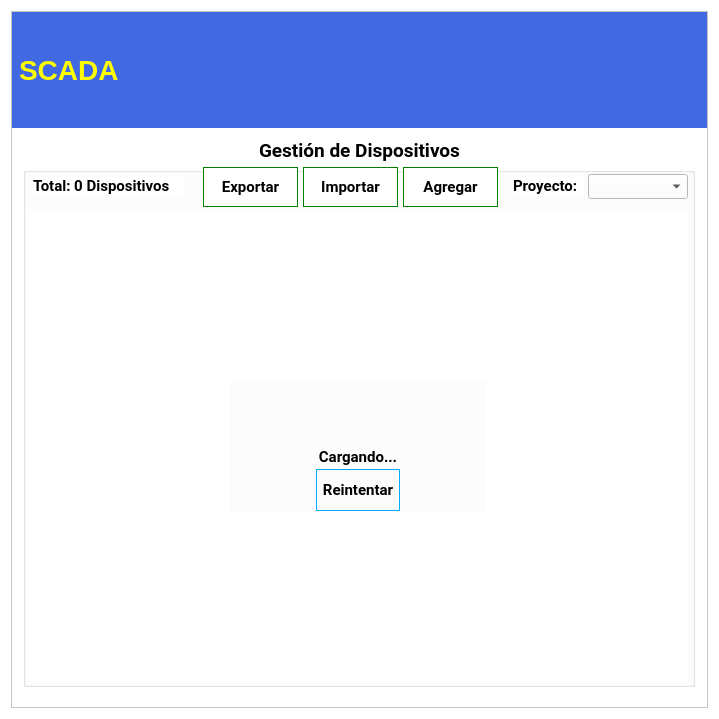
<?xml version="1.0" encoding="UTF-8"?>
<ui version="4.0">
 <class>DispositvoModal</class>
 <widget class="QWidget" name="DispositvoModal">
  <property name="windowModality">
   <enum>Qt::WindowModal</enum>
  </property>
  <property name="geometry">
   <rect>
    <x>0</x>
    <y>0</y>
    <width>719</width>
    <height>719</height>
   </rect>
  </property>
  <property name="sizePolicy">
   <sizepolicy hsizetype="Preferred" vsizetype="Maximum">
    <horstretch>0</horstretch>
    <verstretch>0</verstretch>
   </sizepolicy>
  </property>
  <property name="minimumSize">
   <size>
    <width>480</width>
    <height>620</height>
   </size>
  </property>
  <property name="font">
   <font>
    <family>Noto Serif</family>
    <pointsize>11</pointsize>
    <weight>75</weight>
    <bold>true</bold>
   </font>
  </property>
  <property name="contextMenuPolicy">
   <enum>Qt::NoContextMenu</enum>
  </property>
  <property name="windowTitle">
   <string>Sistema SCADA</string>
  </property>
  <property name="windowIcon">
   <iconset>
    <normaloff>../../../../../.designer/if_16_1751363.ico</normaloff>../../../../../.designer/if_16_1751363.ico</iconset>
  </property>
  <property name="styleSheet">
   <string notr="true">background-color: rgb(255, 255, 255);</string>
  </property>
  <property name="inputMethodHints">
   <set>Qt::ImhSensitiveData</set>
  </property>
  <layout class="QVBoxLayout" name="verticalLayout">
   <item>
    <widget class="QFrame" name="MainFrame">
     <property name="minimumSize">
      <size>
       <width>360</width>
       <height>0</height>
      </size>
     </property>
     <property name="frameShape">
      <enum>QFrame::StyledPanel</enum>
     </property>
     <property name="frameShadow">
      <enum>QFrame::Raised</enum>
     </property>
     <layout class="QVBoxLayout" name="verticalLayout_2">
      <property name="spacing">
       <number>0</number>
      </property>
      <property name="leftMargin">
       <number>0</number>
      </property>
      <property name="topMargin">
       <number>0</number>
      </property>
      <property name="rightMargin">
       <number>0</number>
      </property>
      <property name="bottomMargin">
       <number>20</number>
      </property>
      <item>
       <widget class="QFrame" name="TitleFrame">
        <property name="maximumSize">
         <size>
          <width>16777215</width>
          <height>116</height>
         </size>
        </property>
        <property name="frameShape">
         <enum>QFrame::NoFrame</enum>
        </property>
        <property name="frameShadow">
         <enum>QFrame::Plain</enum>
        </property>
        <layout class="QGridLayout" name="gridLayout">
         <property name="leftMargin">
          <number>0</number>
         </property>
         <property name="topMargin">
          <number>0</number>
         </property>
         <property name="rightMargin">
          <number>0</number>
         </property>
         <property name="bottomMargin">
          <number>0</number>
         </property>
         <property name="spacing">
          <number>0</number>
         </property>
         <item row="0" column="0">
          <widget class="QLabel" name="lblUDB">
           <property name="sizePolicy">
            <sizepolicy hsizetype="Maximum" vsizetype="Maximum">
             <horstretch>0</horstretch>
             <verstretch>0</verstretch>
            </sizepolicy>
           </property>
           <property name="minimumSize">
            <size>
             <width>0</width>
             <height>116</height>
            </size>
           </property>
           <property name="maximumSize">
            <size>
             <width>16777215</width>
             <height>116</height>
            </size>
           </property>
           <property name="styleSheet">
            <string notr="true">background-color: rgb(65, 105, 225);
margin:0px;</string>
           </property>
           <property name="frameShape">
            <enum>QFrame::NoFrame</enum>
           </property>
           <property name="text">
            <string/>
           </property>
           <property name="pixmap">
            <pixmap resource="../../resources/resources.qrc">:/source/img/logo.png</pixmap>
           </property>
           <property name="alignment">
            <set>Qt::AlignRight|Qt::AlignTrailing|Qt::AlignVCenter</set>
           </property>
          </widget>
         </item>
         <item row="0" column="2">
          <widget class="QFrame" name="ExitFrame">
           <property name="sizePolicy">
            <sizepolicy hsizetype="Maximum" vsizetype="Minimum">
             <horstretch>0</horstretch>
             <verstretch>0</verstretch>
            </sizepolicy>
           </property>
           <property name="minimumSize">
            <size>
             <width>0</width>
             <height>116</height>
            </size>
           </property>
           <property name="maximumSize">
            <size>
             <width>16777215</width>
             <height>116</height>
            </size>
           </property>
           <property name="styleSheet">
            <string notr="true">background-color: rgb(65, 105, 225);</string>
           </property>
           <property name="frameShape">
            <enum>QFrame::NoFrame</enum>
           </property>
           <property name="frameShadow">
            <enum>QFrame::Plain</enum>
           </property>
           <property name="lineWidth">
            <number>0</number>
           </property>
           <layout class="QGridLayout" name="gridLayout_4">
            <property name="leftMargin">
             <number>0</number>
            </property>
            <property name="topMargin">
             <number>0</number>
            </property>
            <property name="rightMargin">
             <number>0</number>
            </property>
            <property name="bottomMargin">
             <number>0</number>
            </property>
            <property name="spacing">
             <number>0</number>
            </property>
            <item row="0" column="1">
             <widget class="QPushButton" name="btnExit">
              <property name="sizePolicy">
               <sizepolicy hsizetype="Maximum" vsizetype="Maximum">
                <horstretch>0</horstretch>
                <verstretch>0</verstretch>
               </sizepolicy>
              </property>
              <property name="maximumSize">
               <size>
                <width>32</width>
                <height>32</height>
               </size>
              </property>
              <property name="layoutDirection">
               <enum>Qt::RightToLeft</enum>
              </property>
              <property name="text">
               <string/>
              </property>
              <property name="icon">
               <iconset resource="../../resources/resources.qrc">
                <normaloff>:/source/img/Cancelar.png</normaloff>:/source/img/Cancelar.png</iconset>
              </property>
              <property name="iconSize">
               <size>
                <width>24</width>
                <height>24</height>
               </size>
              </property>
              <property name="flat">
               <bool>true</bool>
              </property>
             </widget>
            </item>
            <item row="0" column="0" rowspan="2">
             <widget class="QLabel" name="lblIIE">
              <property name="sizePolicy">
               <sizepolicy hsizetype="Maximum" vsizetype="Preferred">
                <horstretch>0</horstretch>
                <verstretch>0</verstretch>
               </sizepolicy>
              </property>
              <property name="maximumSize">
               <size>
                <width>16777215</width>
                <height>116</height>
               </size>
              </property>
              <property name="styleSheet">
               <string notr="true">background-color: rgb(65, 105, 225);
margin:0px;</string>
              </property>
              <property name="text">
               <string/>
              </property>
              <property name="pixmap">
               <pixmap resource="../../resources/resources.qrc">:/source/img/iiie.png</pixmap>
              </property>
              <property name="scaledContents">
               <bool>false</bool>
              </property>
              <property name="alignment">
               <set>Qt::AlignCenter</set>
              </property>
             </widget>
            </item>
           </layout>
          </widget>
         </item>
         <item row="0" column="1">
          <widget class="QLabel" name="lblSCADA">
           <property name="sizePolicy">
            <sizepolicy hsizetype="Minimum" vsizetype="Maximum">
             <horstretch>0</horstretch>
             <verstretch>0</verstretch>
            </sizepolicy>
           </property>
           <property name="minimumSize">
            <size>
             <width>250</width>
             <height>116</height>
            </size>
           </property>
           <property name="maximumSize">
            <size>
             <width>16777215</width>
             <height>116</height>
            </size>
           </property>
           <property name="font">
            <font>
             <pointsize>21</pointsize>
             <weight>75</weight>
             <bold>true</bold>
            </font>
           </property>
           <property name="autoFillBackground">
            <bool>false</bool>
           </property>
           <property name="styleSheet">
            <string notr="true">color: rgb(255, 255, 0);background-color: rgb(65, 105, 225);
margin:0px;</string>
           </property>
           <property name="text">
            <string>SCADA</string>
           </property>
          </widget>
         </item>
        </layout>
       </widget>
      </item>
      <item>
       <widget class="QLabel" name="lblTitle">
        <property name="sizePolicy">
         <sizepolicy hsizetype="Minimum" vsizetype="Maximum">
          <horstretch>0</horstretch>
          <verstretch>0</verstretch>
         </sizepolicy>
        </property>
        <property name="maximumSize">
         <size>
          <width>16777215</width>
          <height>51</height>
         </size>
        </property>
        <property name="font">
         <font>
          <family>Roboto</family>
          <pointsize>14</pointsize>
          <weight>75</weight>
          <bold>true</bold>
         </font>
        </property>
        <property name="styleSheet">
         <string notr="true">margin-top:5px;</string>
        </property>
        <property name="text">
         <string>Gestión de Dispositivos</string>
        </property>
        <property name="alignment">
         <set>Qt::AlignCenter</set>
        </property>
       </widget>
      </item>
      <item alignment="Qt::AlignHCenter">
       <widget class="QGroupBox" name="ContentBox">
        <property name="sizePolicy">
         <sizepolicy hsizetype="Fixed" vsizetype="Fixed">
          <horstretch>0</horstretch>
          <verstretch>0</verstretch>
         </sizepolicy>
        </property>
        <property name="minimumSize">
         <size>
          <width>672</width>
          <height>520</height>
         </size>
        </property>
        <property name="font">
         <font>
          <family>Roboto</family>
          <pointsize>11</pointsize>
          <weight>75</weight>
          <bold>true</bold>
         </font>
        </property>
        <property name="styleSheet">
         <string notr="true">background-color: rgb(255, 255, 255);</string>
        </property>
        <widget class="QScrollArea" name="ContainerScroll">
         <property name="geometry">
          <rect>
           <x>5</x>
           <y>45</y>
           <width>660</width>
           <height>471</height>
          </rect>
         </property>
         <property name="minimumSize">
          <size>
           <width>660</width>
           <height>0</height>
          </size>
         </property>
         <property name="maximumSize">
          <size>
           <width>16777215</width>
           <height>167777</height>
          </size>
         </property>
         <property name="frameShape">
          <enum>QFrame::NoFrame</enum>
         </property>
         <property name="lineWidth">
          <number>0</number>
         </property>
         <property name="horizontalScrollBarPolicy">
          <enum>Qt::ScrollBarAlwaysOff</enum>
         </property>
         <property name="widgetResizable">
          <bool>false</bool>
         </property>
         <widget class="QWidget" name="ScrollContainer">
          <property name="geometry">
           <rect>
            <x>0</x>
            <y>0</y>
            <width>660</width>
            <height>470</height>
           </rect>
          </property>
          <property name="minimumSize">
           <size>
            <width>0</width>
            <height>470</height>
           </size>
          </property>
          <layout class="QVBoxLayout" name="verticalLayout_3">
           <property name="spacing">
            <number>0</number>
           </property>
           <property name="leftMargin">
            <number>0</number>
           </property>
           <property name="topMargin">
            <number>10</number>
           </property>
           <property name="rightMargin">
            <number>0</number>
           </property>
           <property name="bottomMargin">
            <number>10</number>
           </property>
           <item alignment="Qt::AlignHCenter|Qt::AlignVCenter">
            <widget class="QFrame" name="UtilsFrame">
             <property name="minimumSize">
              <size>
               <width>256</width>
               <height>132</height>
              </size>
             </property>
             <property name="maximumSize">
              <size>
               <width>128</width>
               <height>128</height>
              </size>
             </property>
             <property name="styleSheet">
              <string notr="true">background-color: rgb(252, 252, 252);</string>
             </property>
             <property name="frameShape">
              <enum>QFrame::NoFrame</enum>
             </property>
             <property name="frameShadow">
              <enum>QFrame::Plain</enum>
             </property>
             <property name="lineWidth">
              <number>0</number>
             </property>
             <layout class="QVBoxLayout" name="utilsLayout">
              <property name="spacing">
               <number>0</number>
              </property>
              <property name="leftMargin">
               <number>0</number>
              </property>
              <property name="topMargin">
               <number>0</number>
              </property>
              <property name="rightMargin">
               <number>0</number>
              </property>
              <property name="bottomMargin">
               <number>0</number>
              </property>
              <item alignment="Qt::AlignHCenter">
               <widget class="QLabel" name="Status">
                <property name="maximumSize">
                 <size>
                  <width>64</width>
                  <height>64</height>
                 </size>
                </property>
                <property name="text">
                 <string/>
                </property>
                <property name="pixmap">
                 <pixmap resource="../../resources/resources.qrc">:/source/img/Cargando.gif</pixmap>
                </property>
                <property name="scaledContents">
                 <bool>true</bool>
                </property>
               </widget>
              </item>
              <item>
               <widget class="QLabel" name="lblStatus">
                <property name="maximumSize">
                 <size>
                  <width>16777215</width>
                  <height>24</height>
                 </size>
                </property>
                <property name="font">
                 <font>
                  <family>Roboto</family>
                  <pointsize>11</pointsize>
                  <weight>75</weight>
                  <bold>true</bold>
                 </font>
                </property>
                <property name="text">
                 <string>Cargando...</string>
                </property>
                <property name="alignment">
                 <set>Qt::AlignCenter</set>
                </property>
               </widget>
              </item>
              <item alignment="Qt::AlignHCenter">
               <widget class="QPushButton" name="btnReload">
                <property name="minimumSize">
                 <size>
                  <width>0</width>
                  <height>16</height>
                 </size>
                </property>
                <property name="maximumSize">
                 <size>
                  <width>132</width>
                  <height>42</height>
                 </size>
                </property>
                <property name="font">
                 <font>
                  <family>Roboto</family>
                  <pointsize>11</pointsize>
                  <weight>75</weight>
                  <bold>true</bold>
                 </font>
                </property>
                <property name="styleSheet">
                 <string notr="true">border: 1px solid rgb(0, 170, 255);padding:5px;</string>
                </property>
                <property name="text">
                 <string>Reintentar</string>
                </property>
                <property name="icon">
                 <iconset resource="../../resources/resources.qrc">
                  <normaloff>:/source/img/retry.png</normaloff>:/source/img/retry.png</iconset>
                </property>
                <property name="iconSize">
                 <size>
                  <width>24</width>
                  <height>24</height>
                 </size>
                </property>
                <property name="flat">
                 <bool>true</bool>
                </property>
               </widget>
              </item>
             </layout>
            </widget>
           </item>
          </layout>
         </widget>
        </widget>
        <widget class="QLabel" name="txtCount">
         <property name="geometry">
          <rect>
           <x>10</x>
           <y>10</y>
           <width>151</width>
           <height>17</height>
          </rect>
         </property>
         <property name="font">
          <font>
           <family>Roboto</family>
           <pointsize>11</pointsize>
           <weight>75</weight>
           <bold>true</bold>
          </font>
         </property>
         <property name="text">
          <string>Total: 0 Dispositivos</string>
         </property>
        </widget>
        <widget class="QLabel" name="lblProyecto">
         <property name="geometry">
          <rect>
           <x>490</x>
           <y>10</y>
           <width>71</width>
           <height>17</height>
          </rect>
         </property>
         <property name="font">
          <font>
           <family>Roboto</family>
           <pointsize>11</pointsize>
           <weight>75</weight>
           <bold>true</bold>
          </font>
         </property>
         <property name="text">
          <string>Proyecto:</string>
         </property>
        </widget>
        <widget class="QComboBox" name="comboBox">
         <property name="geometry">
          <rect>
           <x>565</x>
           <y>7</y>
           <width>100</width>
           <height>25</height>
          </rect>
         </property>
         <property name="insertPolicy">
          <enum>QComboBox::InsertAtTop</enum>
         </property>
        </widget>
        <widget class="QPushButton" name="btnExportar">
         <property name="geometry">
          <rect>
           <x>180</x>
           <y>0</y>
           <width>95</width>
           <height>40</height>
          </rect>
         </property>
         <property name="minimumSize">
          <size>
           <width>92</width>
           <height>38</height>
          </size>
         </property>
         <property name="maximumSize">
          <size>
           <width>128</width>
           <height>48</height>
          </size>
         </property>
         <property name="font">
          <font>
           <family>Roboto</family>
           <pointsize>11</pointsize>
           <weight>75</weight>
           <bold>true</bold>
          </font>
         </property>
         <property name="styleSheet">
          <string notr="true">border:1px solid green;</string>
         </property>
         <property name="text">
          <string>Exportar</string>
         </property>
         <property name="icon">
          <iconset resource="../../resources/resources.qrc">
           <normaloff>:/source/img/Exportar.png</normaloff>:/source/img/Exportar.png</iconset>
         </property>
         <property name="iconSize">
          <size>
           <width>24</width>
           <height>24</height>
          </size>
         </property>
         <property name="shortcut">
          <string notr="true"/>
         </property>
         <property name="checkable">
          <bool>false</bool>
         </property>
         <property name="flat">
          <bool>true</bool>
         </property>
        </widget>
        <widget class="QPushButton" name="btnImportar">
         <property name="geometry">
          <rect>
           <x>280</x>
           <y>0</y>
           <width>95</width>
           <height>40</height>
          </rect>
         </property>
         <property name="minimumSize">
          <size>
           <width>92</width>
           <height>38</height>
          </size>
         </property>
         <property name="maximumSize">
          <size>
           <width>128</width>
           <height>48</height>
          </size>
         </property>
         <property name="font">
          <font>
           <family>Roboto</family>
           <pointsize>11</pointsize>
           <weight>75</weight>
           <bold>true</bold>
          </font>
         </property>
         <property name="styleSheet">
          <string notr="true">border:1px solid green;</string>
         </property>
         <property name="text">
          <string>Importar</string>
         </property>
         <property name="icon">
          <iconset resource="../../resources/resources.qrc">
           <normaloff>:/source/img/Importar-SM.png</normaloff>:/source/img/Importar-SM.png</iconset>
         </property>
         <property name="iconSize">
          <size>
           <width>24</width>
           <height>24</height>
          </size>
         </property>
         <property name="shortcut">
          <string notr="true"/>
         </property>
         <property name="checkable">
          <bool>false</bool>
         </property>
         <property name="flat">
          <bool>true</bool>
         </property>
        </widget>
        <widget class="QPushButton" name="btnAgregar">
         <property name="geometry">
          <rect>
           <x>380</x>
           <y>0</y>
           <width>95</width>
           <height>40</height>
          </rect>
         </property>
         <property name="sizePolicy">
          <sizepolicy hsizetype="Fixed" vsizetype="Fixed">
           <horstretch>0</horstretch>
           <verstretch>0</verstretch>
          </sizepolicy>
         </property>
         <property name="minimumSize">
          <size>
           <width>92</width>
           <height>38</height>
          </size>
         </property>
         <property name="maximumSize">
          <size>
           <width>128</width>
           <height>48</height>
          </size>
         </property>
         <property name="font">
          <font>
           <family>Roboto</family>
           <pointsize>11</pointsize>
           <weight>75</weight>
           <bold>true</bold>
          </font>
         </property>
         <property name="styleSheet">
          <string notr="true">border:1px solid green;top:0px;</string>
         </property>
         <property name="text">
          <string>Agregar</string>
         </property>
         <property name="icon">
          <iconset resource="../../resources/resources.qrc">
           <normaloff>:/source/img/Agregar.png</normaloff>:/source/img/Agregar.png</iconset>
         </property>
         <property name="iconSize">
          <size>
           <width>24</width>
           <height>24</height>
          </size>
         </property>
         <property name="shortcut">
          <string notr="true"/>
         </property>
         <property name="checkable">
          <bool>false</bool>
         </property>
         <property name="flat">
          <bool>true</bool>
         </property>
        </widget>
       </widget>
      </item>
     </layout>
    </widget>
   </item>
  </layout>
 </widget>
 <resources>
  <include location="../../resources/resources.qrc"/>
  <include location="../../resources/resources.qrc"/>
  <include location="../../resources/resources.qrc"/>
 </resources>
 <connections/>
</ui>
